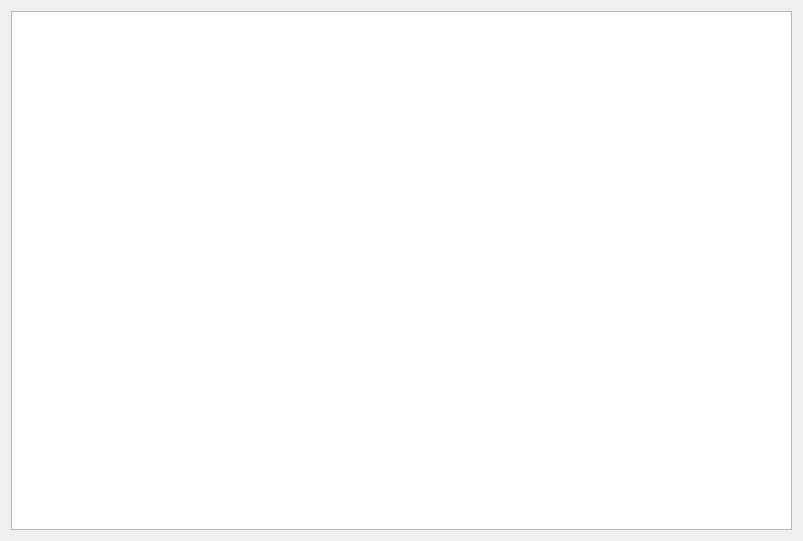
<?xml version="1.0" encoding="UTF-8"?>
<ui version="4.0">
 <class>Dialog</class>
 <widget class="QDialog" name="Dialog">
  <property name="geometry">
   <rect>
    <x>0</x>
    <y>0</y>
    <width>803</width>
    <height>541</height>
   </rect>
  </property>
  <property name="windowTitle">
   <string>Metadata Explorer</string>
  </property>
  <layout class="QVBoxLayout" name="verticalLayout">
   <item>
    <layout class="QVBoxLayout" name="vertical_layout">
     <item>
      <widget class="QTableView" name="metadata_table"/>
     </item>
    </layout>
   </item>
  </layout>
 </widget>
 <resources/>
 <connections/>
</ui>
